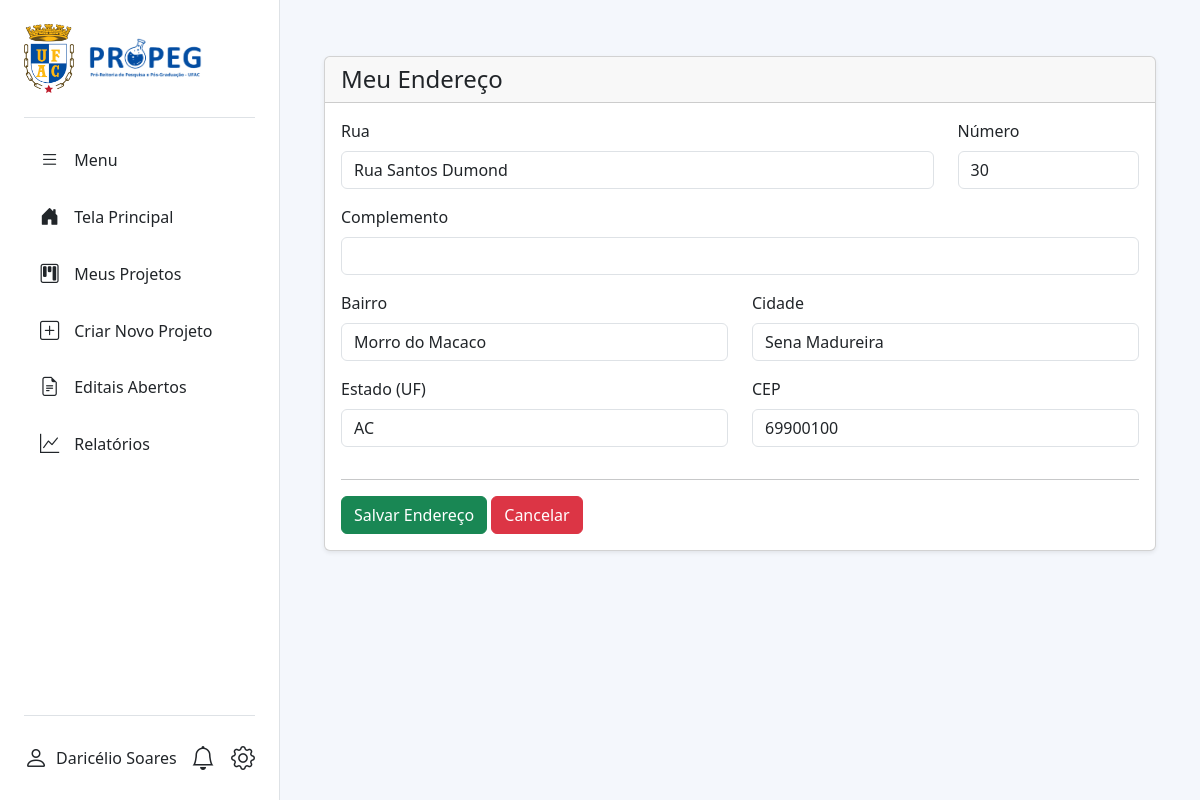
Page /perfil/endereco/ (signed in) on the committed database.
### projetos_institucionais/models.py (models this page shows, shortened)
class Usuario(AbstractUser):
    PERFIL_CHOICES = (
        ('coordenador', 'Coordenador'),
        ('aluno', 'Aluno'),
        ('gestor', 'Gestor'),
    )
    STATUS_CHOICES = (
        ('pendente', 'Pendente'),
        ('ativo', 'Ativo'),
        ('inativo', 'Inativo'),
    )
    CNPQ_AREA_CHOICES = [
        ('', 'Selecione uma área'),
        ('Ciências Exatas e da Terra', (
            ('exatas_matematica',  'Matemática'),
            ('exatas_computacao',  'Computação'),
            ('exatas_fisica',      'Física'),
            ('exatas_quimica',     'Química'),
            ('exatas_geociencias', 'Geociências'),
        )),
        ('Ciências Biológicas', (
            ('bio_geral',     'Biologia Geral'),
            ('bio_biofisica', 'Biofísica'),
            ('bio_botanica',  'Botânica'),
            ('bio_ecologia',  'Ecologia'),
            ('bio_genetica',  'Genética'),
        )),
        ('Engenharias', (
            ('eng_civil',    'Engenharia Civil'),
            ('eng_eletrica', 'Engenharia Elétrica'),
            ('eng_mecanica', 'Engenharia Mecânica'),
            ('eng_producao', 'Engenharia de Produção'),
        )),
        ('Ciências da Saúde', (
            ('saude_medicina', 'Medicina'),
            ('saude_nutricao', 'Nutrição'),
            ('saude_coletiva', 'Saúde Coletiva'),
        )),
        ('Ciências Agrárias', (
            ('agrar_agronomia', 'Agronomia'),
            ('agrar_florestal', 'Recursos Florestais'),
            ('agrar_zootecnia', 'Zootecnia'),
        )),
        ('Ciências Sociais Aplicadas', (
            ('sociais_direito',  'Direito'),
            ('sociais_admin',    'Administração'),
            ('sociais_economia', 'Economia'),
            ('sociais_info',     'Ciência da Informação'),
        )),
        ('Ciências Humanas', (
            ('humanas_filosofia',  'Filosofia'),
            ('humanas_sociologia', 'Sociologia'),
            ('humanas_historia',   'História'),
            ('humanas_psicologia', 'Psicologia'),
            ('humanas_educacao',   'Educação'),
        )),
        ('Linguística, Letras e Artes', (
            ('lla_linguistica', 'Linguística'),
            ('lla_letras',      'Letras'),
            ('lla_artes',       'Artes'),
        )),
    ]
    status = models.CharField(
        max_length=20,
        choices=STATUS_CHOICES,
        default='pendente',
        verbose_name='Status',
    )
    USERNAME_FIELD = 'cpf'
    REQUIRED_FIELDS = ['username', 'first_name', 'last_name', 'email']
    cpf = models.CharField(max_length=14, unique=True, verbose_name="CPF")
    email = models.EmailField(unique=True)
    telefone = models.CharField(max_length=20, blank=True, null=True)
    rg = models.CharField(max_length=20, blank=True, null=True, verbose_name="RG")
    data_nascimento = models.DateField(blank=True, null=True, verbose_name="Data de Nascimento")
    siape = models.CharField(max_length=10, blank=True, null=True, verbose_name="SIAPE")
    matricula = models.CharField(max_length=20, blank=True, null=True, verbose_name="Nº de Matrícula")
    lattes = models.CharField(max_length=50, blank=True, null=True, verbose_name="Nº Currículo Lattes")
    cnpq_area = models.CharField(
        max_length=100,
        choices=CNPQ_AREA_CHOICES,
        blank=True,
        null=True,
        verbose_name="Grande Área CNPq",
    )
    cnpq = models.CharField(max_length=20, blank=True, null=True, verbose_name="Nº Currículo Lattes/CNPq")
    perfil = models.CharField(max_length=20, choices=PERFIL_CHOICES)
    regime_trabalho = models.CharField(max_length=3, blank=True, null=True, verbose_name="Regime de Trabalho")
    is_active = models.BooleanField(default=False, verbose_name="Ativo", help_text="Marque esta opção para ativar a conta do usuário.")
    curso = models.ForeignKey(
        'CursoGraduacao',
        on_delete=models.SET_NULL,
        null=True,
        blank=True,
        verbose_name="Curso de Graduação",
    )
    endereco = models.OneToOneField(
        'Endereco',
        on_delete=models.SET_NULL,
        null=True,
        blank=True
    )
    titulacao = models.ForeignKey(
        'Titulacao',
        on_delete=models.SET_NULL,
        null=True,
        blank=True,
        verbose_name="Titulação"
    )
    centro_lotacao = models.ForeignKey(
        'CentroLotacao',
        on_delete=models.SET_NULL,
        null=True,
        blank=True,
        verbose_name="Centro de Lotação"
    )
    objects = UsuarioManager()

class Endereco(models.Model):
    rua = models.CharField(max_length=255)
    numero = models.CharField(max_length=20)
    complemento = models.CharField(max_length=100, blank=True, null=True)
    bairro = models.CharField(max_length=100)
    cidade = models.CharField(max_length=100)
    estado = models.CharField(max_length=2, verbose_name="UF")
    cep = models.CharField(max_length=9, verbose_name="CEP")
    class Meta:
        verbose_name = "Endereço"
        verbose_name_plural = "Endereços"

### login/views.py (the view)
# urls.py: path('perfil/endereco/', views.endereco_editar_view, name='perfil_endereco'),
@login_required
def endereco_editar_view(request):
    try:
        endereco_instance = request.user.endereco
    except AttributeError:
        endereco_instance = None
    if request.method == 'POST':
        form = EnderecoForm(request.POST, instance=endereco_instance)
        if form.is_valid():
            endereco = form.save()
            request.user.endereco = endereco
            request.user.save()
            messages.success(request, 'Endereço atualizado com sucesso!')
            return redirect('perfil')
    else:
        form = EnderecoForm(instance=endereco_instance)
    contexto = {
        'form': form
    }
    return render(request, 'login/perfilendereco.html', contexto)

### login/forms.py
class EnderecoForm(forms.ModelForm):
    class Meta:
        model = Endereco
        fields = ['rua', 'numero', 'complemento', 'bairro', 'cidade', 'estado', 'cep']
    def __init__(self, *args, **kwargs):
        super().__init__(*args, **kwargs)
        for field_name, field in self.fields.items():
            field.widget.attrs['class'] = 'form-control'

### projetos_institucionais/context_processors.py (called while the page is built)
def unread_notifications_context(request):
    if request.user.is_authenticated:
        unread_count = Notificacao.objects.filter(destinatario=request.user, lida=False).count()
        return {'unread_notifications_count': unread_count}
    return {}

### templates/login/perfilendereco.html (shortened to what this page needs)
{% extends "base2.html" %}
{% block content %}
<div class="container mt-4">
    <div class="card shadow-sm">
        <div class="card-header">
            <h4 class="mb-0">Meu Endereço</h4>
        </div>
        <div class="card-body">
            <form method="post">
                <div class="row">
                    <div class="col-md-9 mb-3">
                        <label for="{{ form.rua.id_for_label }}" class="form-label">Rua</label>
                        {{ form.rua }}
                    </div>
                    <div class="col-md-3 mb-3">
                        <label for="{{ form.numero.id_for_label }}" class="form-label">Número</label>
                        {{ form.numero }}
                    </div>
                </div>
                <div class="mb-3">
                    <label for="{{ form.complemento.id_for_label }}" class="form-label">Complemento</label>
                    {{ form.complemento }}
                </div>
                <div class="row">
                    <div class="col-md-6 mb-3">
                        <label for="{{ form.bairro.id_for_label }}" class="form-label">Bairro</label>
                        {{ form.bairro }}
                    </div>
                    <div class="col-md-6 mb-3">
                        <label for="{{ form.cidade.id_for_label }}" class="form-label">Cidade</label>
                        {{ form.cidade }}
                    </div>
                </div>
                <div class="row">
                    <div class="col-md-6 mb-3">
                        <label for="{{ form.estado.id_for_label }}" class="form-label">Estado (UF)</label>
                        {{ form.estado }}
                    </div>
                    <div class="col-md-6 mb-3">
                        <label for="{{ form.cep.id_for_label }}" class="form-label">CEP</label>
                        {{ form.cep }}
                    </div>
                </div>
                <hr>
                <button type="submit" class="btn btn-success">Salvar Endereço</button>
                <a href="{% url 'perfil' %}" class="btn btn-danger">Cancelar</a>
            </form>
        </div>
    </div>
</div>
{% endblock %}

### templates/base2.html (shortened to what this page needs)
{% load static %}
<!DOCTYPE html>
<html lang="pt-BR">
<head>
    <link href="https://cdn.jsdelivr.net/npm/bootstrap@5.3.3/dist/css/bootstrap.min.css" rel="stylesheet">
    <link href="https://cdn.jsdelivr.net/npm/bootstrap-icons@1.11.3/font/bootstrap-icons.css" rel="stylesheet">
    <link href="https://cdnjs.cloudflare.com/ajax/libs/font-awesome/6.5.2/css/all.min.css" rel="stylesheet">
    <link href="{% static 'css/style.css' %}" rel="stylesheet">
</head>
<body>
    <div class="d-flex">
        <div id="sidebar" class="d-flex flex-column">
            <div class="sidebar-header">
                <img src="{% static 'imagens/logo_ufac.png' %}" alt="Logo UFAC" width="50">
                <img src="{% static 'imagens/Logo-Propeg.png' %}" alt="Logo PROPEG" class="logo-propeg" style="height:40px; width:auto;">
            </div>
            <ul class="nav flex-column my-3">
                <li class="nav-item">
                    <a href="#" class="nav-link text-dark" id="toggle-btn">
                        <i class="bi bi-list"></i>
                        <span>Menu</span>
                    </a>
                </li>
                {% with request.resolver_match.url_name as url_name %}
                <li class="nav-item">
                    <a href="{% url 'tela_principal' %}"
                        class="nav-link {% if url_name == 'tela_principal' %}active{% else %}text-dark{% endif %}">
                        <i class="bi bi-house-door-fill"></i>
                        <span>Tela Principal</span>
                    </a>
                </li>
                {% if user.perfil == 'coordenador' %}
                <li class="nav-item">
                    <a href="{% url 'projeto_dashboard' %}"
                        class="nav-link {% if request.resolver_match.url_name == 'projeto_dashboard' %}active{% else %}text-dark{% endif %}">
                        <i class="bi bi-kanban"></i>
                        <span>Meus Projetos</span>
                    </a>
                </li>
                <li class="nav-item">
                    <a href="{% url 'projeto_criar' %}"
                        class="nav-link {% if request.resolver_match.url_name == 'projeto_criar' %}active{% else %}text-dark{% endif %}">
                        <i class="bi bi-plus-square"></i>
                        <span>Criar Novo Projeto</span>
                    </a>
                </li>
                <li class="nav-item">
                    <a href="{% url 'listar_editais_abertos' %}" class="nav-link {% if request.resolver_match.url_name == 'listar_editais_abertos' %}active{% else %}text-dark{% endif %}">
                        <i class="bi bi-file-earmark-text"></i>
                        <span>Editais Abertos</span>
                    </a>
                </li>
                <li class="nav-item">
                    <a href="{% url 'relatorio_lista_projetos' %}" class="nav-link {% if request.resolver_match.url_name == 'relatorios' %}active{% else %}text-dark{% endif %}">
                        <i class="bi bi-graph-up"></i>
                        <span>Relatórios</span>
                    </a>
                </li>
                {% endif %}
                {% endwith %}
            </ul>
            <div class="sidebar-footer mt-auto">
                {% if user.is_authenticated %}
                <a href="{% url 'perfil' %}" class="d-flex align-items-center text-dark text-decoration-none">
                    <i class="bi bi-person fs-4"></i>
                    <span class="ms-2">
                        {% if user.get_full_name %}
                        {{ user.get_full_name }}
                        {% elif user.first_name %}
                        {{ user.first_name }}
                        {% else %}
                        {{ user.cpf }}
                        {% endif %}
                    </span>
                </a>
                {% endif %}
                <div class="d-flex align-items-center">
                    <a href="{% url 'lista_notificacoes' %}" class="text-dark position-relative me-3">
                        <i class="bi bi-bell fs-4"></i>
                    </a>
                    {% if user.is_authenticated %}
                    <div class="dropdown dropup">
                        <a href="#" class="text-dark text-decoration-none" data-bs-toggle="dropdown"
                            aria-expanded="false">
                            <i class="bi bi-gear fs-4"></i>
                        </a>
                    </div>
                    {% endif %}
                </div>
            </div>
        </div>
        <main id="main-content">
            {% block content %}
            {% endblock %}
        </main>
    </div>
</body>
</html>

### static/css/style.css (style rules this page uses)
html, body { height: 100%; margin: 0; font-family: 'Segoe UI', Tahoma, Geneva, Verdana, sans-serif; }
.d-flex { height: 100%; }
#sidebar { width: 280px; background-color: #ffffff; padding: 1.5rem; border-right: 1px solid #dee2e6; transition: width 0.3s; transition: width 0.3s ease-in-out; }
.sidebar-header { display: flex; align-items: center; gap: 15px; padding-bottom: 1.5rem; border-bottom: 1px solid #dee2e6; }
.sidebar-footer { display: flex; justify-content: space-between; align-items: center; padding-top: 1.5rem; border-top: 1px solid #dee2e6; }
#main-content { flex-grow: 1; background-color: #f4f7fc; padding: 2rem; overflow-y: auto; }

### rows in the picture
Usuario: get_full_name "Daricélio Soares"
Endereco: rua "Rua Santos Dumond", numero "30", bairro "Morro do Macaco", cidade "Sena Madureira", estado "AC", cep "69900100"
